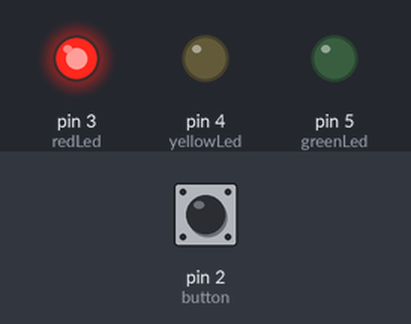
Bench run of a sketch on a simulated Arduino Uno, built with avr-gcc and run on an emulated ATmega328P. Parts: output pins drawn as LEDs (lit = HIGH). The test bench sets the inputs (shaded band); at power-on: pin 2 (button) LOW.

Above: at 1.2 s.
1.3 s: pin 2 (button) pulled HIGH for 0.15 s
At 1.37 s:
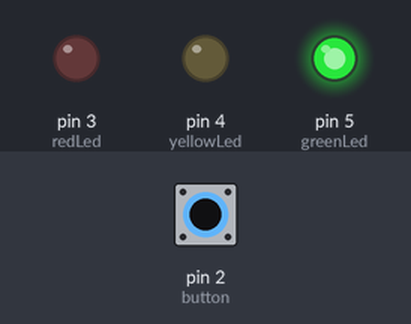
2.9 s: pin 2 (button) pulled HIGH for 3.2 s
At 6.7 s:
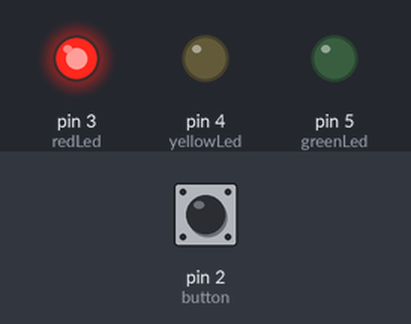
Timing chart, 0 to 8.2 s (numbered marks = the images above; inputs shaded):
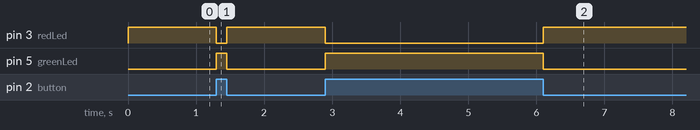

Measured:
- after the input at 1.3 s, pin 3 (redLed): HIGH → LOW at once, → HIGH 0.15 s later; pin 5 (greenLed): LOW → HIGH at once, → LOW 0.15 s later
- after the input at 2.9 s, pin 3 (redLed): HIGH → LOW at once, → HIGH 3.2 s later; pin 5 (greenLed): LOW → HIGH at once, → LOW 3.2 s later

The sketch:

StreetLights.ino
```cpp
int button = 2;
int redLed = 3;
int yellowLed = 4;
int greenLed = 5;

enum class LightState
{
    RED = 0,
    WAIT_FOR_YELLOW = 1,
    YELLOW = 2,
    WAIT_FOR_GREEN = 3,
    GREEN = 4,
    WAIT_FOR_RED = 5
};

LightState lightState = LightState::RED;

void updateLight()
{
    switch (lightState)
    {
    // RED
    case LightState::RED:
        digitalWrite(redLed, HIGH);
        digitalWrite(yellowLed, LOW);
        digitalWrite(greenLed, LOW);

        if (digitalRead(button) == HIGH)
        {
            lightState = LightState::WAIT_FOR_YELLOW;
        }
        break;
    case LightState::WAIT_FOR_YELLOW:
        if (digitalRead(button) == LOW)
        {
            lightState = LightState::YELLOW;
        }
    // YELLOW
    case LightState::YELLOW:
        digitalWrite(redLed, LOW);
        digitalWrite(yellowLed, HIGH);
        digitalWrite(greenLed, LOW);

        if (digitalRead(button) == HIGH)
        {
            lightState = LightState::WAIT_FOR_GREEN;
        }
        break;
    case LightState::WAIT_FOR_GREEN:
        if (digitalRead(button) == LOW)
        {
            lightState = LightState::GREEN;
        }
    // GREEN
    case LightState::GREEN:
        digitalWrite(redLed, LOW);
        digitalWrite(yellowLed, LOW);
        digitalWrite(greenLed, HIGH);

        if (digitalRead(button) == HIGH)
        {
            lightState = LightState::WAIT_FOR_RED;
        }
        break;
    case LightState::WAIT_FOR_RED:
        if (digitalRead(button) == LOW)
        {
            lightState = LightState::RED;
        }
    }
}

void setup()
{
    pinMode(button, INPUT);
    pinMode(redLed, OUTPUT);
    pinMode(yellowLed, OUTPUT);
    pinMode(greenLed, OUTPUT);
}

void loop()
{
    updateLight();
}
```
